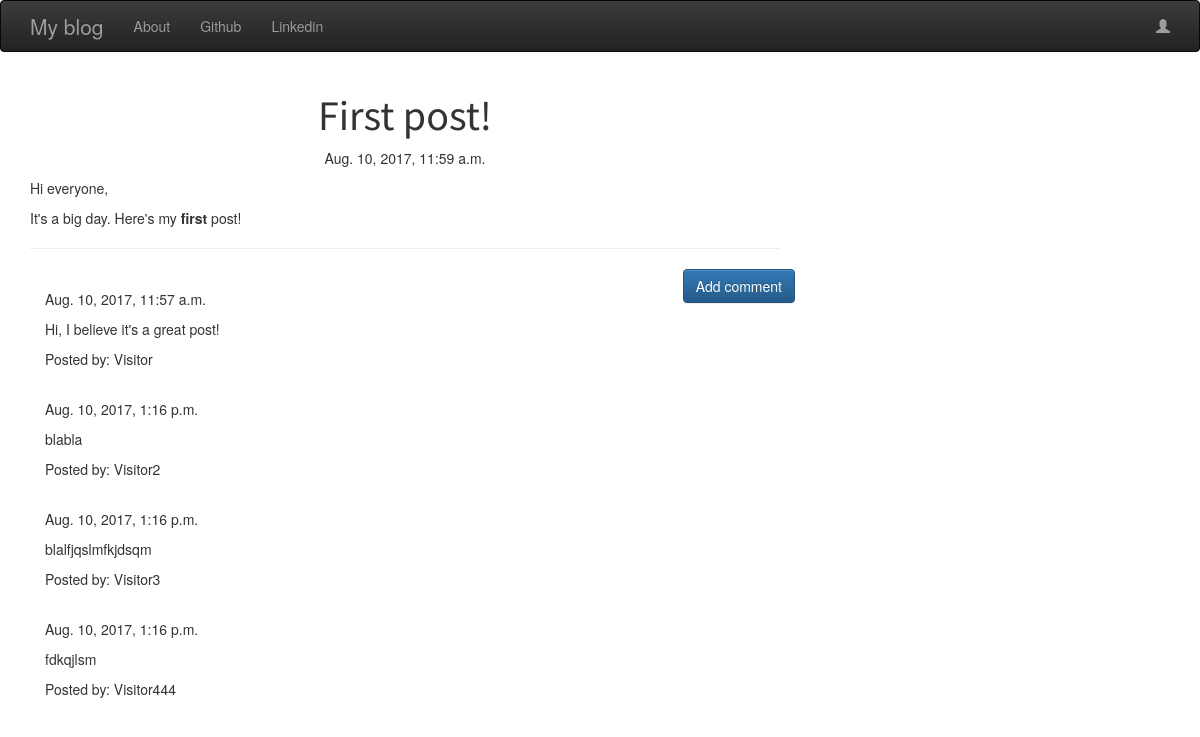
/post/1, run on the app's committed database.
### blog/models.py (models this page shows, shortened)
class Post(models.Model):
    author = models.ForeignKey('auth.User') # no related_name arg to this ForeignKey because we won't reference it in our methods
    title = models.CharField(max_length=64)
    text = models.TextField()
    create_date = models.DateTimeField(default=timezone.now) # Django just wants timezone.now - not timezone.now(), as opposed to in the publish method
    published_date = models.DateTimeField(blank=True,null=True)
    def publish(self):
        self.published_date = timezone.now()
        self.save() # a self.save() is always needed whenever we act on a model

class Comment(models.Model):
    post = models.ForeignKey('blog.Post', related_name="comments") # avoid to do post.comment_set.all() to get the Comment objects
    author = models.CharField(max_length=56)
    text = models.TextField()
    create_date = models.DateTimeField(default=timezone.now)
    approved_comment = models.BooleanField(default=False)

### blog/views.py (the view)
# urls.py: url(r'^post/(?P<pk>\d+)$',views.PostDetailView.as_view(),name="post_detail"),
class PostDetailView(DetailView):
    model = Post

### blog/templates/blog/post_detail.html (shortened to what this page needs)
{% extends "blog/base.html" %}
{% block content %}
<h1 class="posttile loader">{{post.title}}</h1>
{% if post.published_date %}
  <div class="date postdate">
    {{ post.published_date }}
  </div>
{% else %}
  <a class="btn btn-default" href="{% url 'post_publish' pk=post.pk %}">Publish</a>
{% endif %}
<p class="postcontent">{{post.text|safe|linebreaks}}</p>
<hr>
<a class="btn btn-primary btn-comment" href="{% url 'add_comment_to_post' pk=post.pk %}">Add comment</a>
<div class="container">
  {% for comment in post.comments.all %}
    <br>
    {% if user.is_authenticated or comment.approved_comment %}
      {{comment.create_date}}
      <p>{{comment.text|safe|linebreaks}}</p>
      <p>Posted by: {{comment.author}}</p>
    {% endif %}
    {% empty %}
    <p>No comments</p>
  {% endfor %}
</div>
{% endblock %}

### blog/static/css/blog.css (style rules this page uses)
.postdate { text-align: center; }
.posttile { font-family: 'Source Sans Pro', sans-serif; font-size: 3em; text-align: center; }
.postcontent { font-family: 'Montserrat'; font-size: 1.5em; }
.btn-comment { position: absolute; right: 0px; }
.loader { filter:hue-rotate(0deg); color:linear-gradient(45deg,#0f8,#08f); animation:hue 10000ms infinite linear; }

### data on the page
Post: title "First post!", published_date "Aug. 10, 2017, 11:59 a.m.", text "Hi everyone, It's a big day. Here's my first post!"
Comment: create_date "Aug. 10, 2017, 11:57 a.m.", text "Hi, I believe it's a great post!", author "Visitor"
Comment: create_date "Aug. 10, 2017, 1:16 p.m.", text "blabla", author "Visitor2"
Comment: create_date "Aug. 10, 2017, 1:16 p.m.", text "blalfjqslmfkjdsqm", author "Visitor3"
Comment: create_date "Aug. 10, 2017, 1:16 p.m.", text "fdkqjlsm", author "Visitor444"
